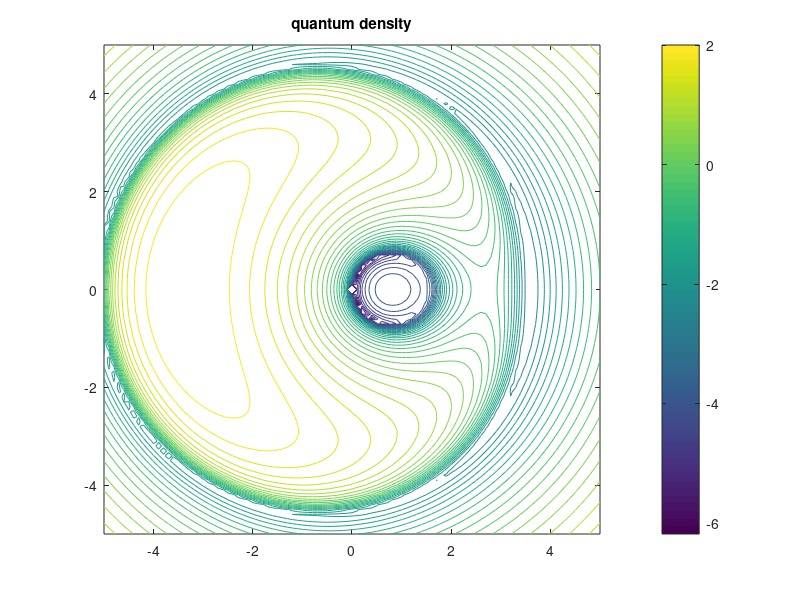

MATLAB code for this plot: (Note: this script raises an error after producing the figure.)
clear all 
close all

%==========================================================================
% Initialisation
%==========================================================================

mu = [0 0]; % mu=[mux mup]
q_R=5;
p_R=5;
N=101;
beta=0.05;
gamma=0.05;
delta=1;
t_final=100;
h_step=0;
sigma_qp=pi
q_i=linspace(-q_R,q_R,N );
p_i=linspace(-p_R,p_R,N);
[qmesh,pmesh]=meshgrid(q_i,p_i);
dqs=abs(q_i(N)-q_i(N-1));
dps=abs(p_i(N)-p_i(N-1));
dqs=dqs*(1-1/N);
dps=dps*(1-1/N);


delta_upper_old=1;
delta_lower_old=0;
eps_stop=0.01; % small parameter %% h/2
itt_max=50;

%==========================================================================
% Load the quantum data
%==========================================================================

% parent_d = cd;    
% cd './FHus'
% Quant_dat = matfile('test_nefn_1_D51.mat');
% Quant_dat = matfile('cho_nefn2_D51');
% Hus=Quant_dat.Hus_av;
% Lh=0.5*(length(Hus)-1);
% nfq=sum(sum(Hus/Lh));
% cd(parent_d)
nefn=5
nfq=nefn*2*pi
z=qmesh+1i*pmesh;
%==========================================================================
% Conditioning via modified shooting method
%==========================================================================
Norm_hm=abs(z).^2-1i*gamma*abs(z).^2-beta*abs(z).^4-delta/sqrt(2)*(conj(z)+z);
% zzzz
% Norm_hm=real(Norm_hm)./max(max(real(Norm_hm)));
% Norm_hm=exp(Norm_hm)
% Norm_hm=Norm_hm./max(max(real(Norm_hm)));
% % 
figure
contour(q_i,p_i,real(log(Norm_hm))+imag(log(Norm_hm)),40)
title('quantum density')
colorbar
colormap(inferno)
set(gca,'YDir','normal')
xlabel('q')
ylabel('p')
% caxis([0 1])
c = colorbar('eastoutside');

return
% 
% for ittnormq
%     for ittnormp

for itt=1:itt_max
    % Reset arrays
    dnew=abs(delta_upper_old-delta_lower_old)/2; 
    delta_upper_new=delta_upper_old-dnew; % Move the right hand side 
    % Partition norm landscape
    eps_fwd=delta_upper_new;
    eps_bwd=eps_fwd;
    [Normp] = partition_loss(Norm_hm,eps_fwd,eps_bwd,'G');
    

    %======================================================================
    % The 2D smoothing
    %======================================================================
    dz=dqs*dps;
    CD=imgaussfilt(Normp,sigma_qp);

    nfc=sum(sum(CD*dqs*dps));
%      nfc=sum(sum(CD))
    
        figure(1)
        imagesc(q_i,p_i,CD)
        colorbar
        title('classical density')
        colormap(viridis)
        set(gca,'YDir','normal')
        xlabel('q')
        ylabel('p')
        caxis([0 1])
        c = colorbar('eastoutside');
%         return

        if abs(nfq-nfc)<eps_stop % Passes
                display('FINISHED ')
                break
        else % Fails and update interval
            if nfc>nfq
                delta_lower_old=delta_upper_new;
            elseif nfc<nfq
                delta_upper_old=delta_upper_new;
            end
        end

end

   
    %======================================================================
    %======================================================================

%!!!!!!!!!!!!!!!!!!!!!!!!!!!!!!!!!!!!!!!!!!!!!!!!!!!!!!!!!!!!!!!!!!!!!!!!!!

% 
% figure
% imagesc(q_i,p_i,Hus)
% title('quantum density')
% colorbar
% colormap(viridis)
% set(gca,'YDir','normal')
% xlabel('q')
% ylabel('p')
% caxis([0 1])
% c = colorbar('eastoutside');


figure
imagesc(q_i,p_i,CD)
title('classical density')
colorbar
colormap(viridis)
set(gca,'YDir','normal')
xlabel('q')
ylabel('p')
caxis([0 1])
c = colorbar('eastoutside');

return

[~,qind]=max(max(Hus));
[~,cind]=max(max(CD));
% [~,nind]=max(max(CD));
figure
hold on 
plot(linspace(-q_R,q_R,length(Hus(:,qind))),Hus(:,qind),'b.-','Markersize',5)
plot(q_i,CD(:,cind),'r.-','Markersize',5)
legend('Quantum','Classical')

% 
% a=CD(:,cind)*1.2523
% b = normcdf(a,0,1/sqrt(2))
% 
% 
% figure
% hold on
% plot(linspace(-q_R,q_R,length(Hus(:,qind))),Hus(:,qind),'b.-','Markersize',5)
% plot(q_i,CD(:,cind),'r.-','Markersize',5)
% 
